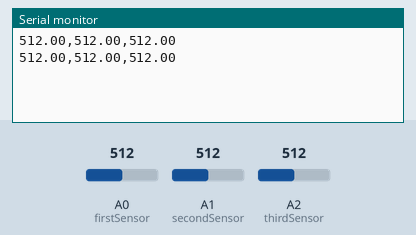
Simulated run of this sketch. Board: Arduino Uno, built with avr-gcc and run on an emulated ATmega328P. Parts: the last lines printed to the serial monitor. Inputs (shaded band) come from the test bench; at power-on: A0 (firstSensor) = 512, A1 (secondSensor) = 512, A2 (thirdSensor) = 512.

Above: at 5.8 s.
5.9 s: A0 (firstSensor) set to 716
At 10.9 s:
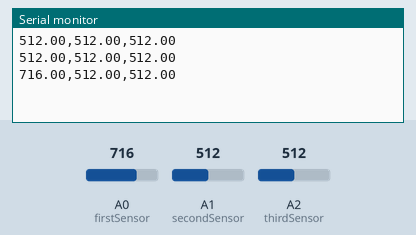
11.9 s: A1 (secondSensor) set to 716
At 15.9 s:
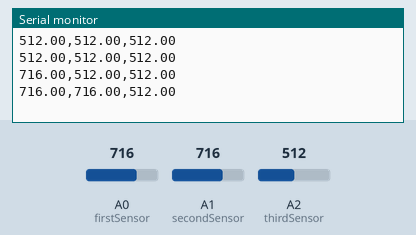
17.9 s: A2 (thirdSensor) set to 716
At 21.0 s:
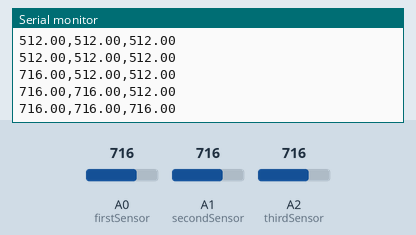
23.9 s: A0 (firstSensor) set to 900
At 26.1 s:
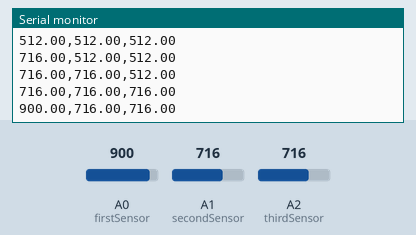
29.9 s: A1 (secondSensor) set to 900
At 31.1 s:
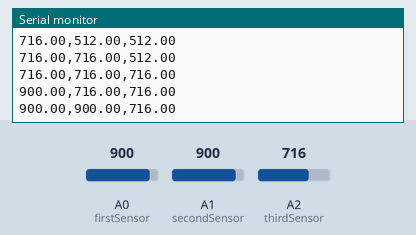
35.9 s: A2 (thirdSensor) set to 900
At 41.3 s:
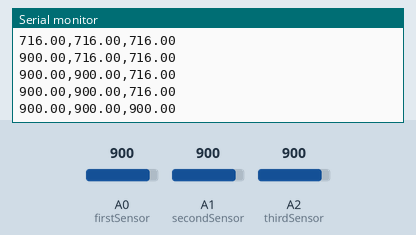
Timing chart, 0 to 42.8 s (numbered marks = the images above; inputs shaded):
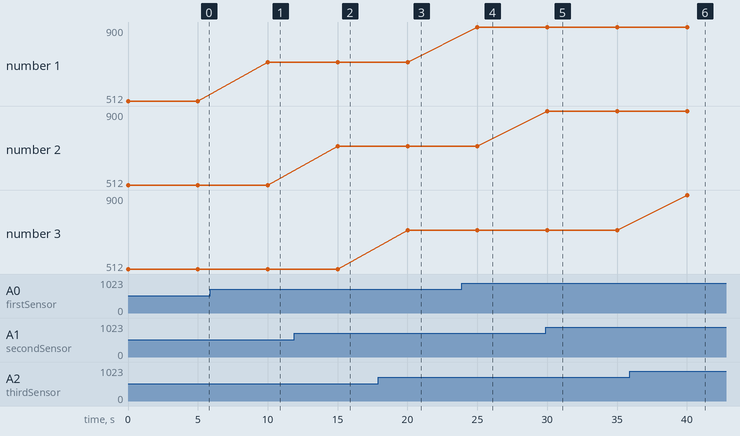

Measured:
- after the input at 5.9 s, the serial monitor: prints a new line after 4.1 s (image 1)
- after the input at 11.9 s, the serial monitor: prints a new line after 3.1 s (image 2)
- after the input at 17.9 s, the serial monitor: prints a new line after 2.1 s (image 3)
- after the input at 23.9 s, the serial monitor: prints a new line after 1.1 s (image 4)
- after the input at 29.9 s, the serial monitor: prints a new line after 0.11 s (image 5)
- after the input at 35.9 s, the serial monitor: prints a new line after 4.1 s (image 6)
- plotted number 1: 512 → 716 after the input at 5.9 s, 716 → 900 after the input at 23.9 s

The sketch:

Analog_In_Serial_Out.ino
```cpp
/*
  Repeatedly listens for analog in values from designated pins
  Every X seconds, packages latest reading set and transmits over serial
*/

//Sensor Pins
int firstSensor = 0;    // first analog sensor
int secondSensor = 1;   // second analog sensor
int thirdSensor = 2;    // third analog sensor

//Sensor Readings
float firstReading = 0.0;
float secondReading = 0.0;
float thirdReading = 0.0;

void setup() {
  Serial.begin(9600);
}

void loop() {

  firstReading = analogRead(firstSensor);
  secondReading = analogRead(secondSensor);
  thirdReading = analogRead(thirdSensor);

  Serial.print(firstReading);
  Serial.print(",");
  Serial.print(secondReading);
  Serial.print(",");
  Serial.println(thirdReading);
  delay(5000);


}
```
